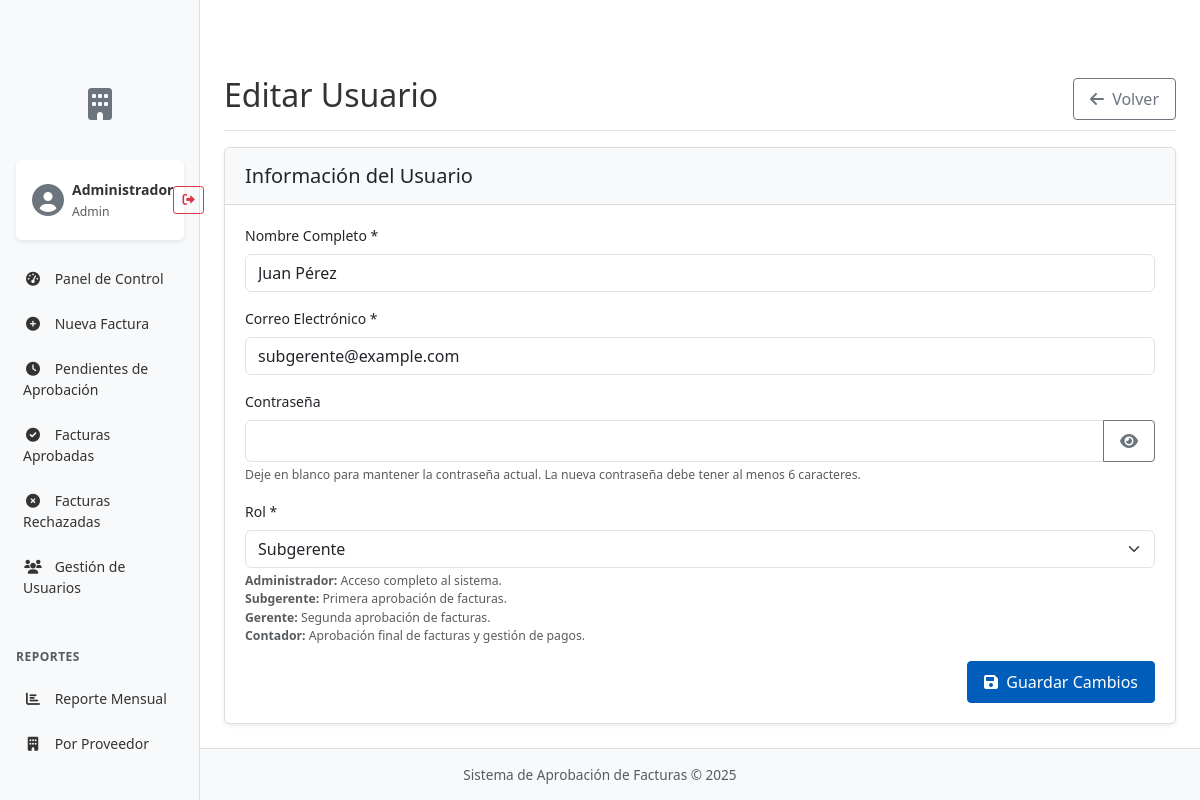
Screenshot of /edit_user.php?id=2 (signed in) with the database file from the repository.
### tables this page shows
CREATE TABLE IF NOT EXISTS users (
    id INT AUTO_INCREMENT PRIMARY KEY,
    name VARCHAR(100) NOT NULL,
    email VARCHAR(100) NOT NULL UNIQUE,
    password VARCHAR(255) NOT NULL,
    role ENUM('admin', 'subgerente', 'gerente', 'contador') NOT NULL,
    created_at TIMESTAMP DEFAULT CURRENT_TIMESTAMP
);

### config/database.php (called while the page is built, shortened)
<?php
function getDbConnection() {
    static $conn;
    if ($conn === null) {
        try {
            $conn = new PDO("mysql:host=" . DB_HOST, DB_USER, DB_PASS);
            $conn->setAttribute(PDO::ATTR_ERRMODE, PDO::ERRMODE_EXCEPTION);
            $conn->exec("CREATE DATABASE IF NOT EXISTS `" . DB_NAME . "`");
            $conn->exec("USE `" . DB_NAME . "`");
            $conn->setAttribute(PDO::ATTR_DEFAULT_FETCH_MODE, PDO::FETCH_ASSOC);
            $conn->exec("SET NAMES utf8");
        } catch (PDOException $e) {
            die("Database connection failed: " . $e->getMessage());
        }
    }
    return $conn;
}
function createDatabaseTables() {
    $conn = getDbConnection();
    $conn->exec("CREATE TABLE IF NOT EXISTS users (
        id INT AUTO_INCREMENT PRIMARY KEY,
        name VARCHAR(100) NOT NULL,
        email VARCHAR(100) NOT NULL UNIQUE,
        password VARCHAR(255) NOT NULL,
        role ENUM('admin', 'subgerente', 'gerente', 'contador') NOT NULL,
        created_at TIMESTAMP DEFAULT CURRENT_TIMESTAMP
    )");
    $conn->exec("CREATE TABLE IF NOT EXISTS invoices (
        id INT AUTO_INCREMENT PRIMARY KEY,
        invoice_number VARCHAR(50) NOT NULL,
        date DATE NOT NULL,
        supplier_name VARCHAR(100) NOT NULL,
        nit VARCHAR(50) NOT NULL,
        amount DECIMAL(12,2) NOT NULL,
        subtotal DECIMAL(12,2) DEFAULT 0,
        tax DECIMAL(12,2) DEFAULT 0,
        description TEXT,
        file_path VARCHAR(255),
        sap_code VARCHAR(50),
        purchase_order VARCHAR(50),
        cost_center VARCHAR(50),
        payment_method VARCHAR(50),
        bank_account VARCHAR(100),
        due_date DATE,
        payment_terms VARCHAR(100),
        status ENUM('pendiente', 'aprobado_subgerente', 'aprobado_gerente', 'aprobado_contador', 'completado', 'rechazado') DEFAULT 'pendiente',
        created_by INT,
        created_at TIMESTAMP DEFAULT CURRENT_TIMESTAMP,
        FOREIGN KEY (created_by) REFERENCES users(id)
    )");
    $conn->exec("CREATE TABLE IF NOT EXISTS invoice_items (
        id INT AUTO_INCREMENT PRIMARY KEY,
        invoice_id INT NOT NULL,
        concept VARCHAR(100) NOT NULL,
        description TEXT,
        quantity INT NOT NULL,
        unit_price DECIMAL(12,2) NOT NULL,
        total DECIMAL(12,2) NOT NULL,
        created_at TIMESTAMP DEFAULT CURRENT_TIMESTAMP,
        FOREIGN KEY (invoice_id) REFERENCES invoices(id) ON DELETE CASCADE
    )");
    $conn->exec("CREATE TABLE IF NOT EXISTS invoice_approvals (
        id INT AUTO_INCREMENT PRIMARY KEY,
        invoice_id INT NOT NULL,
        user_id INT NOT NULL,
        user_role VARCHAR(20) NOT NULL,
        action ENUM('approve', 'reject') NOT NULL,
        comments TEXT,
        created_at TIMESTAMP DEFAULT CURRENT_TIMESTAMP,
        FOREIGN KEY (invoice_id) REFERENCES invoices(id) ON DELETE CASCADE,
        FOREIGN KEY (user_id) REFERENCES users(id)
    )");
    $conn->exec("CREATE TABLE IF NOT EXISTS invoice_views (
        id INT AUTO_INCREMENT PRIMARY KEY,
        invoice_id INT NOT NULL,
        user_id INT NOT NULL,
        viewed_at TIMESTAMP DEFAULT CURRENT_TIMESTAMP,
        FOREIGN KEY (invoice_id) REFERENCES invoices(id) ON DELETE CASCADE,
        FOREIGN KEY (user_id) REFERENCES users(id)
    )");
    $conn->exec("CREATE TABLE IF NOT EXISTS invoice_views (
        id INT AUTO_INCREMENT PRIMARY KEY,
        invoice_id INT NOT NULL,
        user_id INT NOT NULL,
        view_date DATETIME NOT NULL,
        UNIQUE KEY unique_view (invoice_id, user_id)
    )");
    $conn->exec ("CREATE TABLE IF NOT EXISTS approval_logs (
        id INT AUTO_INCREMENT PRIMARY KEY,
        invoice_id INT NOT NULL,
        user_id INT NOT NULL,
        approval_time DATETIME NOT NULL,
        INDEX (invoice_id),
        INDEX (user_id)
    )");
    $stmt = $conn->prepare("SELECT COUNT(*) FROM users WHERE email = 'admin@example.com'");
    $stmt->execute();
}
createDatabaseTables();
?>

### includes/functions.php (called while the page is built, shortened)
<?php
function getUserById($id) {
    $conn = getDbConnection();
    $stmt = $conn->prepare("SELECT * FROM users WHERE id = :id");
    $stmt->bindParam(':id', $id);
    $stmt->execute();
    return $stmt->fetch();
}
?>

### edit_user.php (the view, shortened to what this page needs)
<?php
require_once 'config/database.php';
require_once 'includes/functions.php';
$user_id = $_SESSION['user_id'];
$user = getUserById($user_id);
$role = $user['role'];
$edit_id = $_GET['id'];
$edit_user = getUserById($edit_id);
?>
<!DOCTYPE html>
<html lang="es">
<head>
    <link rel="stylesheet" href="assets/css/bootstrap.min.css">
    <link rel="stylesheet" href="assets/css/styles.css">
    <link rel="stylesheet" href="https://cdnjs.cloudflare.com/ajax/libs/font-awesome/6.0.0-beta3/css/all.min.css">
</head>
<body>
    <div class="container-fluid">
        <div class="row">
            <?php include 'includes/sidebar.php'; ?>
            <main class="col-md-9 ms-sm-auto col-lg-10 px-md-4">
                <div class="d-flex justify-content-between flex-wrap flex-md-nowrap align-items-center pt-3 pb-2 mb-3 border-bottom">
                    <h1 class="h2">Editar Usuario</h1>
                    <a href="users.php" class="btn btn-outline-secondary">
                        <i class="fas fa-arrow-left me-1"></i> Volver
                    </a>
                </div>
                <div class="card">
                    <div class="card-header bg-light">
                        <h5 class="mb-0">Información del Usuario</h5>
                    </div>
                    <div class="card-body">
                        <form method="POST" action="" class="needs-validation" novalidate>
                            <div class="mb-3">
                                <label for="name" class="form-label">Nombre Completo *</label>
                                <input type="text" class="form-control" id="name" name="name" value="<?php echo $edit_user['name']; ?>" required>
                            </div>
                            <div class="mb-3">
                                <label for="email" class="form-label">Correo Electrónico *</label>
                                <input type="email" class="form-control" id="email" name="email" value="<?php echo $edit_user['email']; ?>" required>
                            </div>
                            <div class="mb-3">
                                <label for="password" class="form-label">Contraseña</label>
                                <div class="input-group">
                                    <input type="password" class="form-control" id="password" name="password">
                                    <button class="btn btn-outline-secondary" type="button" id="toggle-password">
                                        <i class="fas fa-eye" id="password-icon"></i>
                                    </button>
                                </div>
                                <div class="form-text">Deje en blanco para mantener la contraseña actual. La nueva contraseña debe tener al menos 6 caracteres.</div>
                            </div>
                            <div class="mb-3">
                                <label for="role" class="form-label">Rol *</label>
                                <select class="form-select" id="role" name="role" required>
                                    <option value="subgerente" <?php echo $edit_user['role'] == 'subgerente' ? 'selected' : ''; ?>>Subgerente</option>
                                </select>
                                <div class="form-text">
                                    <strong>Administrador:</strong> Acceso completo al sistema.<br>
                                    <strong>Subgerente:</strong> Primera aprobación de facturas.<br>
                                    <strong>Gerente:</strong> Segunda aprobación de facturas.<br>
                                    <strong>Contador:</strong> Aprobación final de facturas y gestión de pagos.
                                </div>
                            </div>
                            <div class="d-grid gap-2 d-md-flex justify-content-md-end">
                                <button type="submit" class="btn btn-primary">
                                    <i class="fas fa-save me-1"></i> Guardar Cambios
                                </button>
                            </div>
                        </form>
                    </div>
                </div>
            </main>
        </div>
    </div>
    <?php include 'includes/footer.php'; ?>
</body>
</html>

### includes/sidebar.php (shortened to what this page needs)
<nav id="sidebarMenu" class="sidebar col-md-3 col-lg-2 d-md-block bg-light collapse">
    <div class="position-sticky pt-3">
        <div class="text-center mb-3">
            <?php if (file_exists('assets/img/logo.png')): ?>
                <img src="assets/img/logo.png" alt="Logo de la empresa" class="img-fluid sidebar-logo">
            <?php else: ?>
                <div class="sidebar-logo-placeholder">
                    <i class="fas fa-building"></i>
                </div>
            <?php endif; ?>
        </div>
        <div class="user-info mb-3">
            <div class="d-flex align-items-center p-3 bg-white rounded shadow-sm">
                <div class="user-avatar">
                    <i class="fas fa-user-circle"></i>
                </div>
                <div class="ms-2 flex-grow-1">
                    <div class="fw-bold"><?php echo $user['name']; ?></div>
                    <small class="text-muted"><?php echo ucfirst($role); ?></small>
                </div>
                <a href="logout.php" class="btn btn-sm btn-outline-danger" title="Cerrar sesión">
                    <i class="fas fa-sign-out-alt"></i>
                </a>
            </div>
        </div>
        <ul class="nav flex-column">
            <li class="nav-item">
                <a class="nav-link <?php echo basename($_SERVER['PHP_SELF']) == 'index.php' ? 'active' : ''; ?>" href="index.php">
                    <i class="fas fa-tachometer-alt"></i>
                    Panel de Control
                </a>
            </li>
            <?php if (in_array($role, ['admin'])): ?>
            <li class="nav-item">
                <a class="nav-link <?php echo basename($_SERVER['PHP_SELF']) == 'add_invoice.php' ? 'active' : ''; ?>" href="add_invoice.php">
                    <i class="fas fa-plus-circle"></i>
                    Nueva Factura
                </a>
            </li>
            <?php endif; ?>
            <li class="nav-item">
                <a class="nav-link <?php echo basename($_SERVER['PHP_SELF']) == 'pending_approvals.php' ? 'active' : ''; ?>" href="pending_approvals.php">
                    <i class="fas fa-clock"></i>
                    Pendientes de Aprobación
                </a>
            </li>
            <li class="nav-item">
                <a class="nav-link <?php echo basename($_SERVER['PHP_SELF']) == 'approved_invoices.php' ? 'active' : ''; ?>" href="approved_invoices.php">
                    <i class="fas fa-check-circle"></i>
                    Facturas Aprobadas
                </a>
            </li>
            <li class="nav-item">
                <a class="nav-link <?php echo basename($_SERVER['PHP_SELF']) == 'rejected_invoices.php' ? 'active' : ''; ?>" href="rejected_invoices.php">
                    <i class="fas fa-times-circle"></i>
                    Facturas Rechazadas
                </a>
            </li>
            <?php if ($role == 'admin'): ?>
            <li class="nav-item">
                <a class="nav-link <?php echo basename($_SERVER['PHP_SELF']) == 'users.php' ? 'active' : ''; ?>" href="users.php">
                    <i class="fas fa-users"></i>
                    Gestión de Usuarios
                </a>
            </li>
            <?php endif; ?>
        </ul>
        <h6 class="sidebar-heading d-flex justify-content-between align-items-center px-3 mt-4 mb-1 text-muted">
            <span>Reportes</span>
        </h6>
        <ul class="nav flex-column mb-2">
            <li class="nav-item">
                <a class="nav-link" href="reports.php?type=monthly">
                    <i class="fas fa-chart-bar"></i>
                    Reporte Mensual
                </a>
            </li>
            <li class="nav-item">
                <a class="nav-link" href="reports.php?type=supplier">
                    <i class="fas fa-building"></i>
                    Por Proveedor
                </a>
            </li>
        </ul>
    </div>
</nav>

### assets/css/styles.css (style rules this page uses)
:root { --primary-color: #005db9; --secondary-color: #0079c2; --accent-color: #e60073; --light-bg: #f8f9fa; --text-color: #333; --border-color: rgba(0, 0, 0, 0.125); --box-shadow: 0 0.25rem 0.5rem rgba(0, 0, 0, 0.1); }
body { font-family: 'Segoe UI', Roboto, 'Helvetica Neue', Arial, sans-serif; font-size: 0.9rem; min-height: 100vh; display: flex; flex-direction: column; color: var(--text-color); background-color: #fff; padding-top: 60px; }
.sidebar { position: fixed; top: 0; bottom: 0; left: 0; z-index: 100; padding: 60px 0 0; box-shadow: inset -1px 0 0 var(--border-color); background-color: #f8f9fa; }
.sidebar .nav-link { font-weight: 500; color: #666; padding: 0.75rem 1.25rem; border-left: 3px solid transparent; transition: all 0.2s ease; }
.sidebar-heading { font-size: 0.75rem; text-transform: uppercase; letter-spacing: 0.5px; color: #999; padding: 1rem 1.25rem 0.5rem; font-weight: 600; }
label { font-weight: 500; margin-bottom: 0.5rem; }
.card { margin-bottom: 1.5rem; box-shadow: var(--box-shadow); border-radius: 6px; overflow: hidden; border: 1px solid var(--border-color); }
.card-header { background-color: #fff; border-bottom: 1px solid var(--border-color); padding: 1rem 1.25rem; font-weight: 600; font-size: 1rem; }
.card-body { padding: 1.25rem; }
.btn { font-weight: 500; border-radius: 4px; padding: 0.5rem 1rem; transition: all 0.2s ease; }
.btn-primary { background-color: var(--primary-color); border-color: var(--primary-color); }
.btn-sm { padding: 0.25rem 0.75rem; font-size: 0.8125rem; border-radius: 3px; }
.bg-light { background-color: var(--light-bg) !important; }

### includes/sidebar.php (style rules this page uses)
body { font-size: .875rem; min-height: 100vh; display: flex; flex-direction: column; }
.sidebar { position: fixed; top: 0; bottom: 0; left: 0; z-index: 100; padding: 48px 0 0; box-shadow: inset -1px 0 0 rgba(0, 0, 0, 0.1); width: 100%; transition: all 0.3s; }
@media (min-width: 768px) { .sidebar { width: 16.66667%; } }
.sidebar .nav-link { font-weight: 500; color: #333; padding: 0.75rem 1.25rem; border-left: 3px solid transparent; transition: all 0.2s ease; }
.sidebar-heading { padding: 1rem 1.25rem 0.5rem; font-size: 0.75rem; text-transform: uppercase; letter-spacing: 0.5px; color: #6c757d; font-weight: 600; }
.sidebar-logo-placeholder { width: 80px; height: 80px; margin: 0 auto; background-color: #f8f9fa; border-radius: 8px; display: flex; align-items: center; justify-content: center; font-size: 2rem; color: #6c757d; }
.user-info { padding: 0 1rem; }
.user-avatar { font-size: 2rem; color: #6c757d; }
.card { margin-bottom: 1.5rem; box-shadow: 0 0.125rem 0.25rem rgba(0, 0, 0, 0.075); }
.card-header { background-color: rgba(0, 0, 0, 0.03); border-bottom: 1px solid rgba(0, 0, 0, 0.125); }
.btn-sm { padding: 0.25rem 0.5rem; font-size: 0.765625rem; border-radius: 0.2rem; }
.sidebar .nav-link i { margin-right: 8px; width: 20px; text-align: center; }

### rows the page displays
users: name "Administrador", role "Admin"
users: name "Juan Pérez", email "subgerente@example.com", role "Subgerente"
